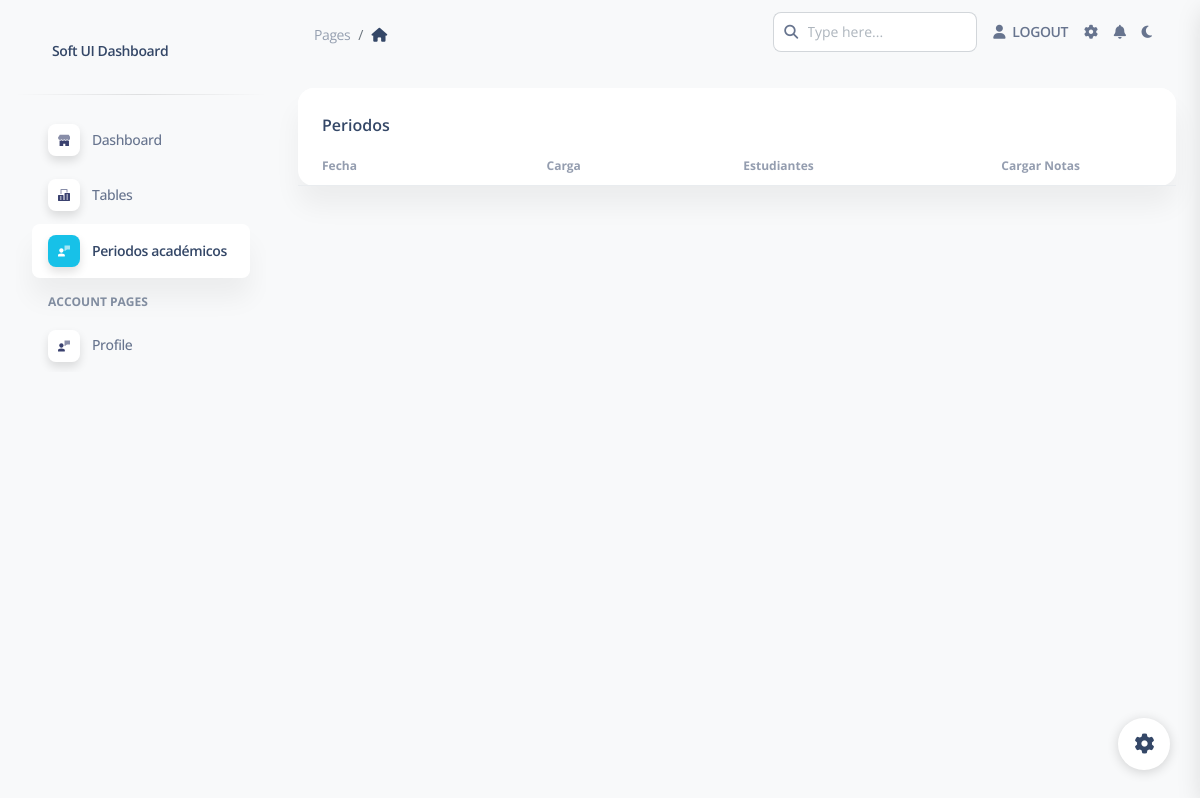
The page /periodos on the database as committed earlier.
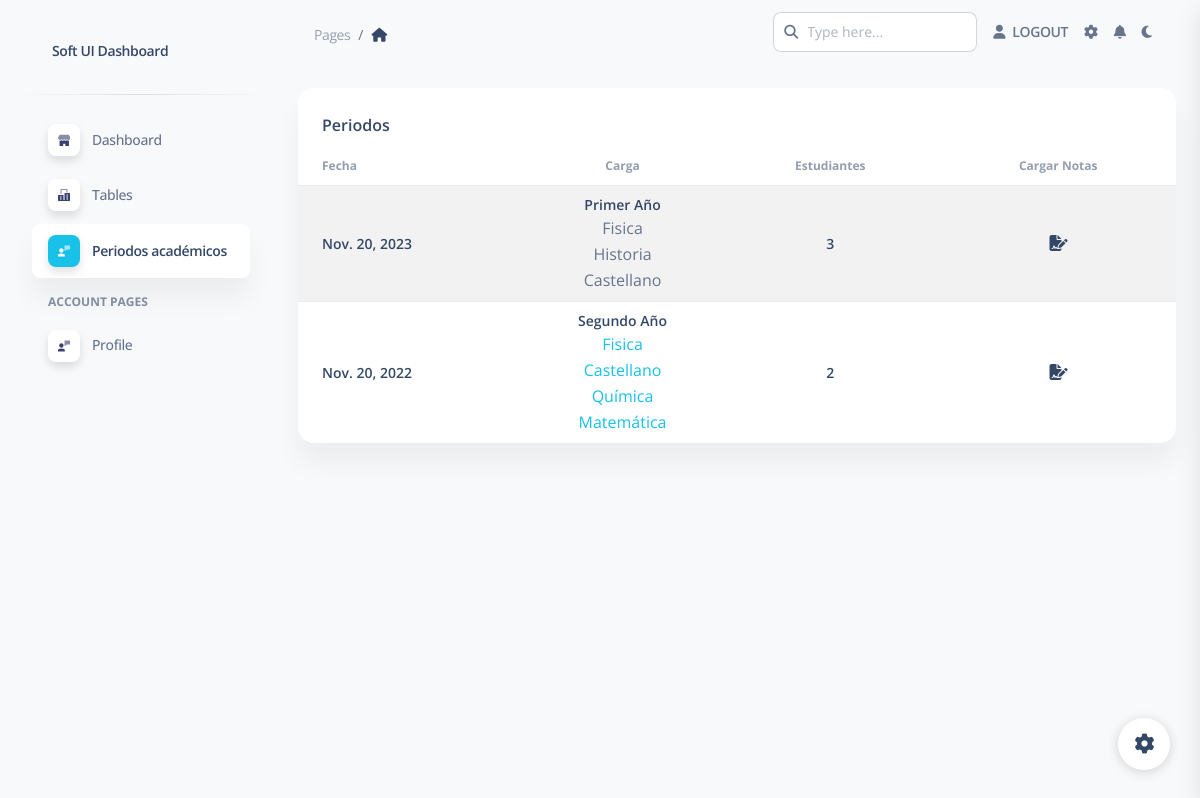
The same page on the database as committed later.
### apps/home/models.py (models this page shows, shortened)
class Periodo(models.Model):
    fecha = models.DateField(null=True)
    carga = models.ForeignKey('home.Carga', on_delete=models.RESTRICT, null=True)
    class Meta:
        verbose_name = ("Periodo")
        verbose_name_plural = ("Periodos")

class Carga(models.Model):
    titulo = models.CharField(max_length=30, null=True)
    materias = models.ManyToManyField(Materia)
    class Meta:
        verbose_name = ("Carga ")
        verbose_name_plural = ("Cargas")

class Materia(models.Model):
    nombre = models.CharField(max_length=30, unique=True, null=True)
    class Meta:
        verbose_name = ("Materia")
        verbose_name_plural = ("Materias")

### apps/home/views.py (the view)
# urls.py: path('periodos', views.periodos, name='periodos'),
def periodos(request):
    periodos = Periodo.objects.all().annotate(num_estudiantes=Count('estudiante'))
    context={
        'periodos':periodos,
        'segment':'periodo',
        'title':'Periodos',
        'table':'home/table-content/periodos.html',
    }
    return render(request, 'home/table.html', context)

### apps/context_processors.py (called while the page is built)
def cfg_assets_root(request):
    return { 'ASSETS_ROOT' : settings.ASSETS_ROOT }

### apps/templates/home/table.html (shortened to what this page needs)
{% extends 'layouts/base.html' %}
{% block content %}
{% load tags %}
<div class="container-fluid py-4">
  <div class="row">
    <div class="col-12">
      <div class="card mb-4">
        <div class="card-header pb-0">
          <h6>{{ title }}</h6>
        </div>
        <div class="card-body p-0">
          <div class="table-responsive p-0">
            {% include table %}
          </div>
        </div>
      </div>
    </div>
  </div>
</div>
{% endblock content %}

### apps/templates/home/table-content/periodos.html
<table class="table table-striped mb-0 ">
  <thead>
    <tr>
      <th class="text-xs font-weight-bolder opacity-7">Fecha</th>
      <th class="text-xs font-weight-bolder opacity-7 text-center">Carga</th>
      <th class="text-xs font-weight-bolder opacity-7 text-center">Estudiantes</th>
      <th class="text-xs font-weight-bolder opacity-7 text-center">Cargar Notas</th>
    </tr>
  </thead>
  <tbody>
    {% for periodo in periodos %}
    <tr class="text-primary">
      <td class="font-weight-bold align-middle ps-4">
        <h6 class="text-sm m-0">{{ periodo.fecha }}</h6>
      </td>
      <td class="font-weight-bold align-middle text-center">
        <h6 class="text-sm m-0">{{ periodo.carga.titulo }}</h6>
        {% for materia in periodo.carga.materias.all %}
          <p class="p-0 m-0">{{ materia.nombre }}</p>
        {% endfor %}
      </td>
      <td class="font-weight-bold align-middle text-center">
        <h6 class="text-sm m-0">{{ periodo.num_estudiantes }}</h6>
      </td>
      <td class="font-weight-bold align-middle text-center">
        <a href="{% url 'carga_notas' periodo.id %}">
          <i class="fas fa-file-signature"></i>
        </a>
      </td>
    </tr>
    {% endfor %}
  </tbody>
</table>

Rows that differ between the two databases and show on the page:
added Periodo: fecha "Nov. 20, 2023", carga.titulo "Primer Año", num_estudiantes "3"
now on this page (row edited): Materia: nombre "Fisica"
now on this page (row edited): Materia: nombre "Historia", shown under "Nov. 20, 2023"
now on this page (row edited): Materia: nombre "Castellano"
added Periodo: fecha "Nov. 20, 2022", carga.titulo "Segundo Año", num_estudiantes "2"
added Materia: nombre "Química", shown under "Nov. 20, 2022"
added Materia: nombre "Matemática", shown under "Nov. 20, 2022"
